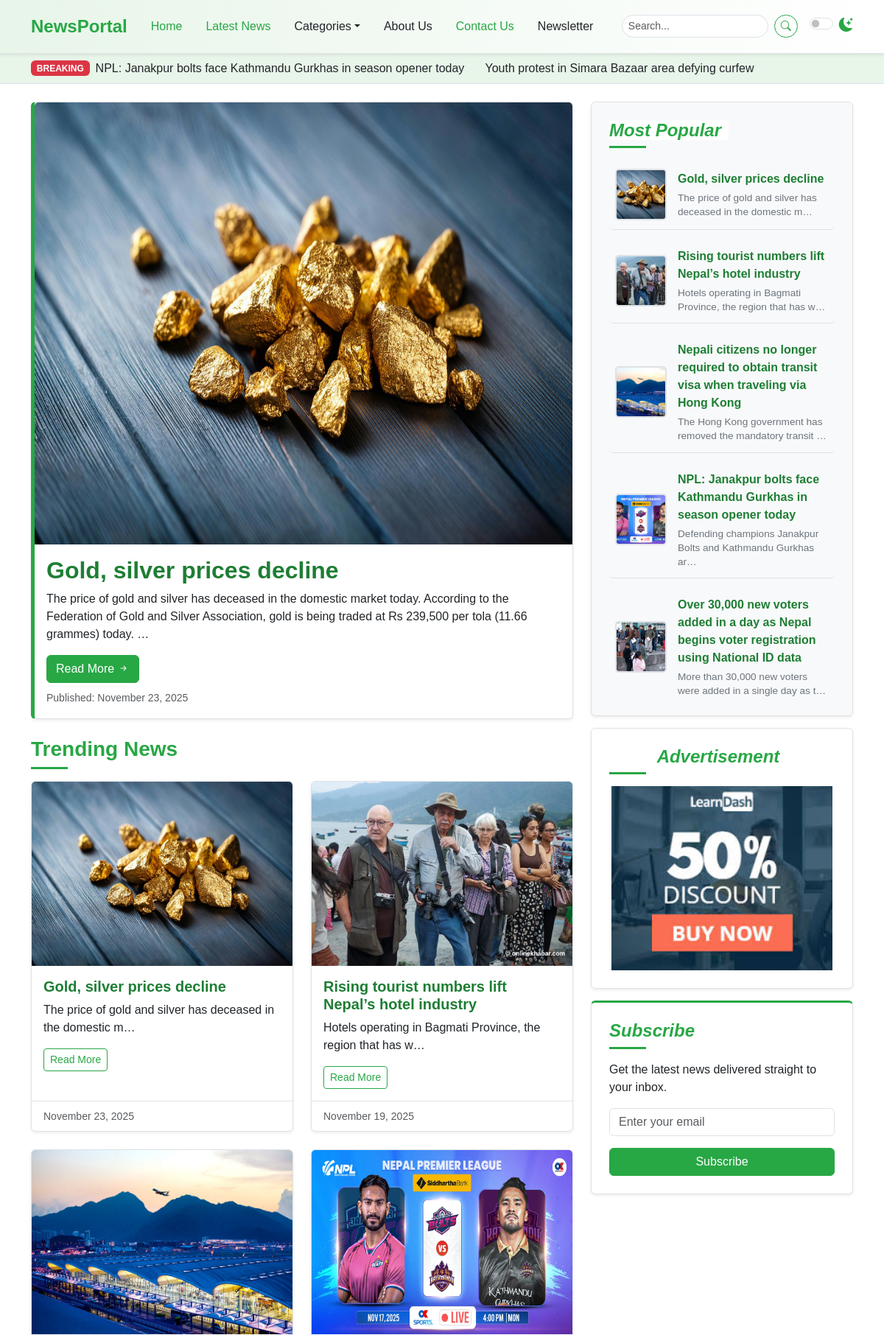
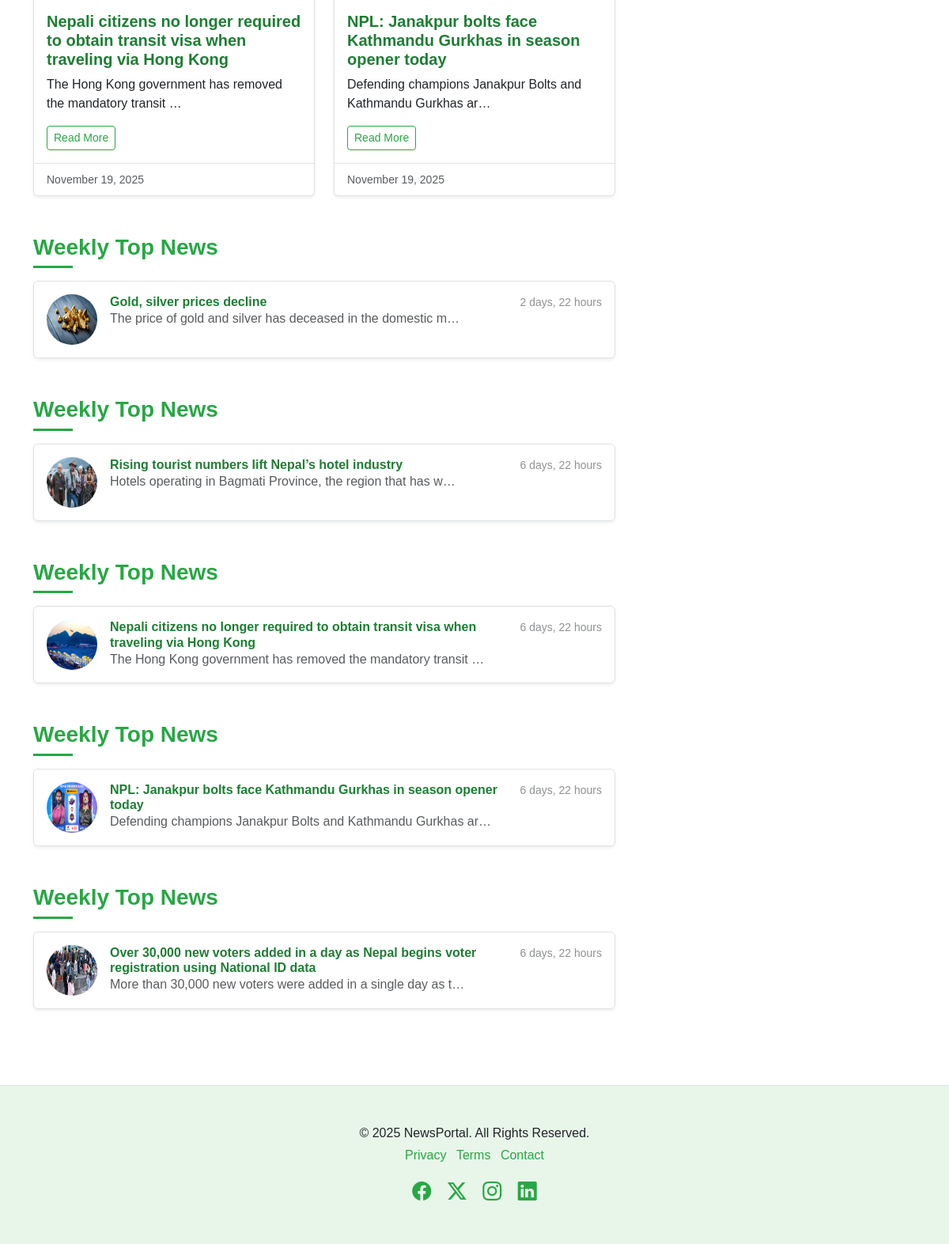
The page / on the database its author committed (2 pictures, top to bottom).
### newspaper/models.py (models this page shows, shortened)
class TimeStampModel(models.Model):
    created_at = models.DateTimeField(auto_now_add=True)
    updated_at = models.DateTimeField(auto_now=True)
    class Meta:
        abstract  = True # Don't create table in DB

class Post(TimeStampModel):
    STATUS_CHOICES = [
        ("active", "Active"),
        ("in_active", "Inactive"),
    ]
    title = models.CharField(max_length=200)
    content = models.TextField()
    featured_image = models.ImageField(upload_to="post_image/%Y/%m/%d", blank=False)
    author = models.ForeignKey("auth.User", on_delete=models.CASCADE)
    status = models.CharField(max_length=20, choices=STATUS_CHOICES, default="active")
    view_count = models.PositiveBigIntegerField(default=0)
    is_breaking_news = models.BooleanField(default=False)
    published_at = models.DateTimeField(null=True, blank=True)
    category = models.ForeignKey(Category, on_delete=models.CASCADE)
    tag = models.ManyToManyField(Tag)

class Advertisement(TimeStampModel):
    title = models.CharField(max_length=100)
    image = models.ImageField(upload_to="advertisements/%Y/%m/%d", blank=False)

### newspaper/views.py (the view)
# urls.py: path("", views.HomeView.as_view(), name="home"),
class HomeView(SidebarMixin, TemplateView):
    template_name = "newsportal/home.html"
    def get_context_data(self, **kwargs):
        context = super().get_context_data(**kwargs)
        context["breaking_news"] = Post.objects.filter(
            published_at__isnull=False, status="active", is_breaking_news=True
        ).order_by("-published_at")[:3]
        context["featured_post"] = (
            Post.objects.filter(published_at__isnull=False, status="active")
            .order_by("-published_at", "-view_count")
            .first()
        )
        context["trending_news"] = Post.objects.filter(
            published_at__isnull=False, status="active"
        ).order_by("-published_at")[:4]
        one_week_ago = timezone.now() - timedelta(days=7)
        context["week_top_posts"] = Post.objects.filter(
            published_at__isnull=False, status="active", published_at__gte=one_week_ago
        ).order_by("-published_at", "-view_count")[:5]
        return context

### newspaper/nav.py (called while the page is built)
def navigation(request):
    categories = Category.objects.all()[:4]
    return {"categories": categories}

### newspaper/views.py (called while the page is built)
    def get_context_data(self, **kwargs):
        context = super().get_context_data(**kwargs)
        context["popular_posts"] = Post.objects.filter(
            published_at__isnull=False, status="active"
        ).order_by("-published_at")[:5]
        context["advertisement"] = (
            Advertisement.objects.all().order_by("-created_at").first()
        )
        return context

### templates/newsportal/home.html
{% extends "newsportal/base.html" %}
{% block content %}
    {% include "newsportal/home/breaking_news.html" %}
    <div class="container mt-4">
      <div class="row">
        <div class="col-lg-8">
          {% include "newsportal/home/left/featured_story.html" %}
          {% include "newsportal/home/left/trending_news.html" %}
          {% include "newsportal/home/left/weekly_top_news.html" %}
        </div>
        <div class="col-lg-4">
          <div class="position-sticky sticky-sidebar-offset">
            {% include "newsportal/home/right/most_popular.html" %}
            {% include "newsportal/home/right/advertisement.html" %}
            {% include "newsportal/home/right/newsletter.html" %}
          </div>
        </div>
      </div>
    </div>
{% endblock content %}

### templates/newsportal/home/breaking_news.html
<div class="breaking-news-ticker bg-light py-2">
  <div class="container">
    <div class="d-flex align-items-center">
      <span class="badge bg-danger me-2">BREAKING</span>
      <marquee behavior="scroll" direction="left" onmouseover="this.stop();" onmouseout="this.start();">
        {% for post in breaking_news %}
        <a href="article.html" class="text-dark text-decoration-none me-4">{{ post.title }}</a>
        {% endfor %}
      </marquee>
    </div>
  </div>
</div>

### templates/newsportal/home/left/featured_story.html
<div class="card mb-4 featured-story-card shadow-sm">
  <img src="{{ featured_post.featured_image.url }}" class="card-img-top" alt="{{ featured.post.title }}" width="800" height="600" />
  <div class="card-body">
    <h2 class="card-title fw-bold">{{ featured_post.title }}</h2>
    <p class="card-text">
      {{ featured_post.content|truncatechars:200 }} </p>
    <a href="{% url 'post-detail' featured_post.pk %}" class="btn btn-success">Read More <i class="bi bi-arrow-right-short"></i></a>
    <p class="card-text mt-2">
      <small class="text-muted">Published: {{ featured_post.published_at|date:"F j, Y"}}</small>
    </p>
  </div>
</div>

### templates/newsportal/home/left/trending_news.html
<h3 class="mb-3 section-title">
  <span>Trending News</span>
</h3>
<div class="row row-cols-1 row-cols-md-2 g-4">
  {% for post in trending_news %}
  <div class="col">
    <div class="card h-100 shadow-sm news-card">
      <img src="{{ post.featured_image.url }}" class="card-img-top" alt="{{ post.title }}" width="400" height="250" />
      <div class="card-body">
        <h5 class="card-title">{{ post.title }}</h5>
        <p class="card-text">{{ post.content|truncatechars:60 }}</p>
        <a href="article.html" class="btn btn-outline-success btn-sm">Read More</a>
      </div>
      <div class="card-footer">
        <small class="text-muted">{{ post.published_at|date:"F j, Y"}}</small>
      </div>
    </div>
  </div>
  {% endfor %}
</div>

### templates/newsportal/home/left/weekly_top_news.html
{% for post in week_top_posts %}
<h3 class="mt-5 mb-3 section-title"><span>Weekly Top News</span></h3>
<div class="list-group shadow-sm mb-5">
  <a href="article.html" class="list-group-item list-group-item-action d-flex gap-3 py-3" aria-current="true">
    <img src="{{ post.featured_image.url }}" alt="thumb" width="64" height="64"
      class="rounded-circle flex-shrink-0">
    <div class="d-flex gap-2 w-100 justify-content-between">
      <div>
        <h6 class="mb-0">{{ post.title }}</h6>
        <p class="mb-0 opacity-75">{{ post.content|truncatechars:60 }}</p>
      </div>
      <small class="opacity-50 text-nowrap">{{ post.published_at|timesince }}</small>
    </div>
  </a>
</div>
{% endfor %}

### templates/newsportal/home/right/most_popular.html
<div class="p-4 mb-3 bg-light rounded sidebar-widget shadow-sm">
  <h4 class="fst-italic section-title">
    <span>Most Popular</span>
  </h4>
  <ul class="list-unstyled mb-0 popular-list">
    {% for post in popular_posts %}
    <li>
      <img src="{{ post.featured_image.url }}" alt="Popular 1" />
      <div>
        <a href="article.html" class="popular-title-link">{{ post.title }}</a>
        <p class="popular-description">{{ post.content|truncatechars:60 }}</p>
      </div>
    </li>
    {% endfor %}
  </ul>
</div>

### templates/newsportal/home/right/advertisement.html
            <div class="p-4 mb-3 rounded sidebar-widget shadow-sm text-center">
              <h4 class="fst-italic section-title">
                <span>Advertisement</span>
              </h4>
              <img src="{{ advertisement.image.url }}"
                  width="300"
                  height="250"
                   class="img-fluid"
                   alt="Advertisement" />
            </div>

### static/css/style.css (style rules this page uses)
:root { --primary-green: #28a745; --light-green: #e8f5e9; --dark-green: #1e7e34; --accent-green: #5cb85c; --text-color-light: #212529; --text-color-dark: #f8f9fa; --bg-light: #ffffff; --bg-dark: #212529; --card-bg-light: #ffffff; --card-bg-dark: #343a40; --border-color-light: #dee2e6; --border-color-dark: #495057; --shadow-sm: 0 0.125rem 0.25rem rgba(0, 0, 0, 0.075); --shadow: 0 0.5rem 1rem rgba(0, 0, 0, 0.15); --transition-speed: 0.3s ease; }
body { font-family: "Poppins", sans-serif; background-color: var(--bg-light); color: var(--text-color-light); transition: background-color var(--transition-speed), color var(--transition-speed); }
.breaking-news-ticker { border-bottom: 1px solid var(--border-color-light); background-color: var(--light-green) !important; }
.section-title { position: relative; padding-bottom: 10px; margin-bottom: 20px; font-weight: 600; color: var(--primary-green); }
.section-title span { position: relative; z-index: 1; background-color: var(--bg-light); padding-right: 10px; }
.section-title::after { content: ""; position: absolute; left: 0; bottom: 0; width: 50px; height: 3px; background-color: var(--primary-green); }
.card { border: 1px solid var(--border-color-light); transition: box-shadow var(--transition-speed), transform var(--transition-speed); background-color: var(--card-bg-light); color: var(--text-color-light); }
.featured-story-card { border-left: 5px solid var(--primary-green); }
.card-title { color: var(--dark-green); font-weight: 600; }
.card-footer { background-color: transparent; border-top: 1px solid var(--border-color-light); }
.sidebar-widget { background-color: var(--card-bg-light); border: 1px solid var(--border-color-light); padding: 1.5rem !important; }
.sidebar-widget h4 { color: var(--primary-green); margin-bottom: 1rem; }
.popular-list li { display: flex; align-items: center; margin-bottom: 0.75rem; padding: 0.75rem 0.5rem; border-bottom: 1px solid var(--border-color-light); transition: background-color var(--transition-speed); border-radius: 5px; }
.popular-list li:last-child { border-bottom: none; margin-bottom: 0; padding-bottom: 0; }
.popular-list img { width: 70px; height: 70px; object-fit: cover; border-radius: 5px; margin-right: 15px; flex-shrink: 0; border: 2px solid var(--border-color-light); }
.popular-list li div { display: flex; flex-direction: column; justify-content: center; flex-grow: 1; }
.popular-list .popular-title-link { text-decoration: none; color: var(--dark-green); font-weight: 600; margin-bottom: 0.25rem; display: block; transition: color var(--transition-speed); }
.popular-list .popular-description { font-size: 0.85rem; color: #6c757d; margin-bottom: 0; line-height: 1.4; }
.popular-list a { text-decoration: none; color: var(--text-color-light); transition: color var(--transition-speed); flex-grow: 1; }
.btn-success { background-color: var(--primary-green); border-color: var(--primary-green); transition: background-color var(--transition-speed), border-color var(--transition-speed), box-shadow var(--transition-speed); }
.btn-outline-success { color: var(--primary-green); border-color: var(--primary-green); transition: background-color var(--transition-speed), color var(--transition-speed); }
.list-group-item { transition: background-color 0.2s ease-in-out; }
.list-group-item h6 { color: var(--dark-green); font-weight: 600; }
.sticky-sidebar-offset { top: 6rem; }

### rows shown on the page
Post: title "NPL: Janakpur bolts face Kathmandu Gurkhas in season opener today", featured_image (picture), content "Defending champions Janakpur Bolts and Kathmandu Gurkhas ar…", published_at "November 19, 2025", published_at "6 days, 22 hours"
Post: title "Youth protest in Simara Bazaar area defying curfew"
Post: featured_image (picture), title "Gold, silver prices decline", content "The price of gold and silver has deceased in the domestic market today. According to the Federation of Gold and Silver Association, gold is being traded at Rs 239,500 per tola (11.66 grammes) today. …", published_at "November 23, 2025", content "The price of gold and silver has deceased in the domestic m…", published_at "2 days, 22 hours"
Post: featured_image (picture), title "Rising tourist numbers lift Nepal’s hotel industry", content "Hotels operating in Bagmati Province, the region that has w…", published_at "November 19, 2025", published_at "6 days, 22 hours"
Post: featured_image (picture), title "Nepali citizens no longer required to obtain transit visa when traveling via Hong Kong", content "The Hong Kong government has removed the mandatory transit …", published_at "November 19, 2025", published_at "6 days, 22 hours"
Post: featured_image (picture), title "Over 30,000 new voters added in a day as Nepal begins voter registration using National ID data", content "More than 30,000 new voters were added in a single day as t…", published_at "6 days, 22 hours"
Advertisement: image (picture)
